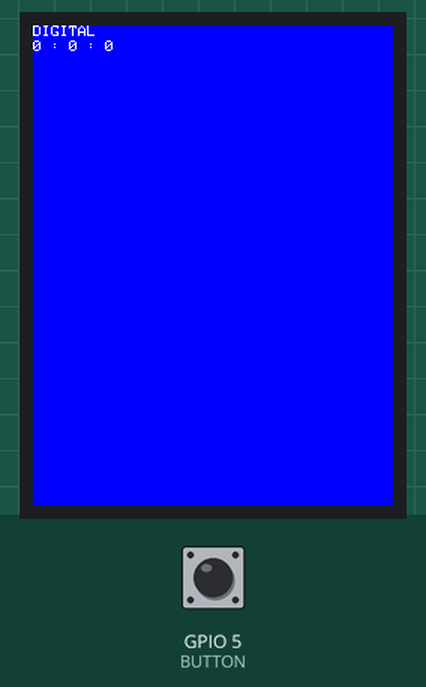
This sketch was run on a simulated ESP32. Shown: 240×320 colour display. The test bench sets the inputs (shaded band); at power-on: GPIO 5 (BUTTON) HIGH. WiFi joins after 1.5 s; servers stay silent unless stated; uploads are accepted with an empty reply; what the sketch prints to the serial monitor is not drawn.

Above: at 5.6 s.
5.7 s: GPIO 5 (BUTTON) pulled LOW for 0.35 s
At 7.6 s:
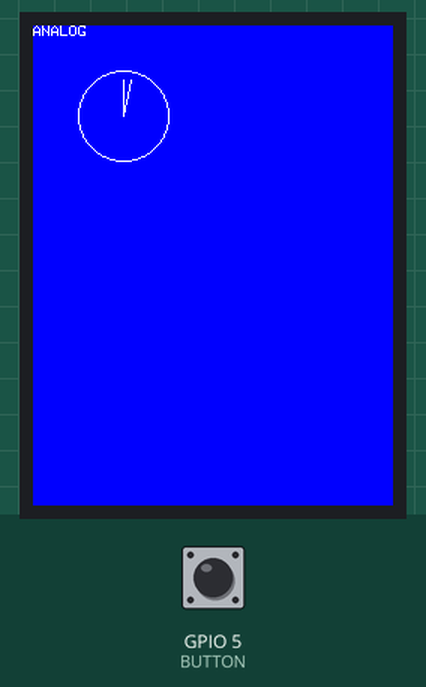
9.0 s: GPIO 5 (BUTTON) pulled LOW for 1 s
At 11.4 s:
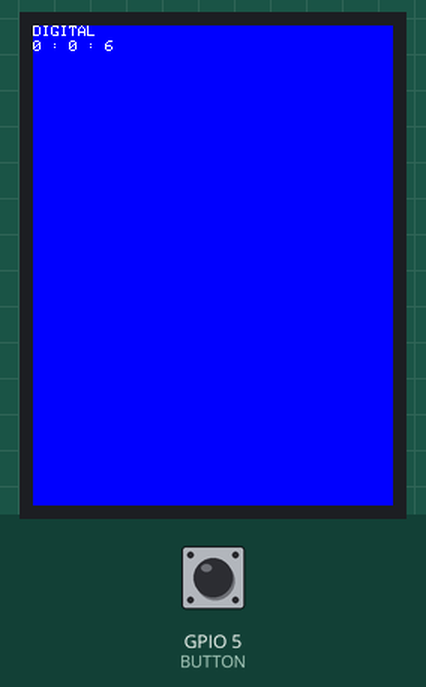
12.1 s: GPIO 5 (BUTTON) pulled LOW for 0.35 s
At 14.1 s:
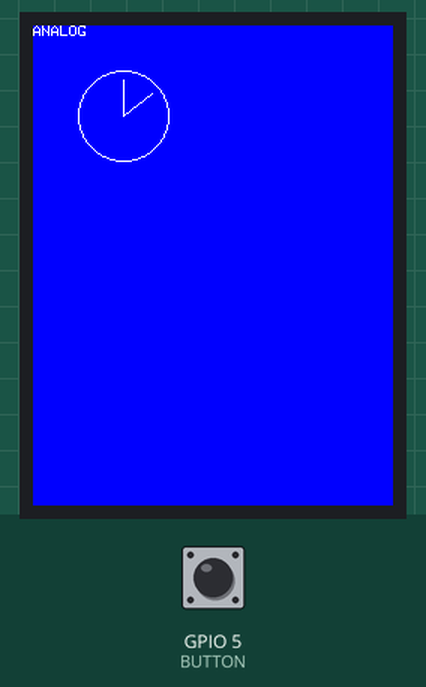
14.3 s: GPIO 5 (BUTTON) pulled LOW for 1 s
At 16.3 s:
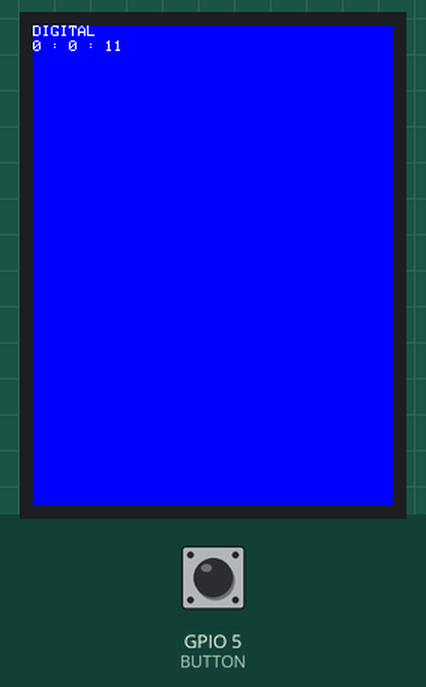
Timing chart, 0 to 17.8 s (numbered marks = the images above; inputs shaded):
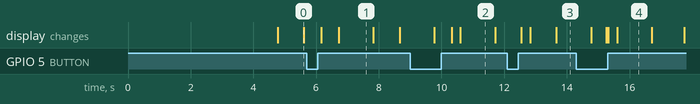

The sketch:

design_exercise.ino
```cpp
#include <WiFi.h> //Connect to WiFi Network
#include <TFT_eSPI.h> // Graphics and font library for ST7735 driver chip
#include <SPI.h> //Used in support of TFT Display
#include <string.h>  //used for some string handling and processing.

TFT_eSPI tft = TFT_eSPI();  // Invoke library, pins defined in User_Setup.h
const uint32_t PAUSE = 1000;
uint8_t draw_state;
const int BUTTON = 5;
const float pi = 3.14;

// TIMER VARS
uint32_t timer;
char universal_time[1000];
char digital_display[1000];
uint32_t time_since_update;

uint8_t hours;
uint8_t minutes;
uint8_t seconds;

uint8_t display_hours;
uint8_t display_minutes;
uint8_t display_seconds;
uint8_t minute_passed;

int x;
int y;
int second_hand = 24;
int minute_hand = 24;
int hour_hand = 16;
int center = 60;

// NETWORK VARS
char network[] = "116 berkshire floor 3";
char password[] = "caterpillar420";
const int RESPONSE_TIMEOUT = 6000; //ms to wait for response from host
const int GETTING_PERIOD = 5000; //periodicity of getting a number fact.
const uint16_t IN_BUFFER_SIZE = 1000; //size of buffer to hold HTTP request
const uint16_t OUT_BUFFER_SIZE = 1000; //size of buffer to hold HTTP response
char request_buffer[IN_BUFFER_SIZE]; //char array buffer to hold HTTP request
char response_buffer[OUT_BUFFER_SIZE]; //char array buffer to hold HTTP response

void setup() {

  // initialize the watch display basics
  tft.init();
  tft.setRotation(2);
  tft.setTextSize(1);
  tft.fillScreen(TFT_BLUE);
  tft.setTextColor(TFT_WHITE);
  tft.drawString("Getting time...",0,0,1);
  Serial.begin(115200);

  pinMode(BUTTON, INPUT_PULLUP);

  draw_state = 0;

  // initial connection to wifi
  connect_to_wifi();

  // initial setting of universal time
  get_universal_time();

}

void loop() {

  delay(200);

  // check for whether the button is pressed
  int unpushed = digitalRead(BUTTON);
  if (unpushed){
      //executed if pin is HIGH (voltage of 3.3V)
     //update draw states based on whether the button is pushed
     if (draw_state == 1) {
      draw_state = 2;
     } else if (draw_state == 3) {
      draw_state = 0;
     }

  }else{
      //executed if pin is LOW (voltage of 0V)
     //update draw states based on whether the button is pushed
     if (draw_state == 0) {
      draw_state = 1;
     } else if (draw_state == 2) {
      draw_state = 3;
     }
  }

  // update the display/universal time
  update_time();

  //call function to draw stuff
  draw_watch();

}

/*----------------------------------
   GET REQUEST FUNCTIONS FROM LABS

*/

void connect_to_wifi() {
  //do initial GET request and connect to server
  WiFi.begin(network, password);

  uint8_t count = 0;
  Serial.print("Attempting to connect to ");
  Serial.println(network);
  while (WiFi.status() != WL_CONNECTED && count < 6) { //can change this to more attempts
    delay(500);
    Serial.print(".");
    count++;
  }
  delay(2000);  //acceptable since it is in the setup function.
  if (WiFi.isConnected()) { //if we connected then print our IP, Mac, and SSID we're on
    Serial.println("CONNECTED!");
    Serial.printf("%d:%d:%d:%d (%s) (%s)\n", WiFi.localIP()[3], WiFi.localIP()[2],
                  WiFi.localIP()[1], WiFi.localIP()[0],
                  WiFi.macAddress().c_str() , WiFi.SSID().c_str());
    delay(500);
  } else { //if we failed to connect just Try again.
    Serial.println("Failed to Connect :/  Going to restart");
    Serial.println(WiFi.status());
    ESP.restart(); // restart the ESP (proper way)
  }
}


uint8_t char_append(char* buff, char c, uint16_t buff_size) {
  int len = strlen(buff);
  if (len > buff_size) return false;
  buff[len] = c;
  buff[len + 1] = '\0';
  return true;
}

void do_http_GET(char* host, char* request, char* response, uint16_t response_size, uint16_t response_timeout, uint8_t serial) {
  WiFiClient client; //instantiate a client object
  if (client.connect(host, 80)) { //try to connect to host on port 80
    if (serial) Serial.print(request);//Can do one-line if statements in C without curly braces
    client.print(request);
    memset(response, 0, response_size); //Null out (0 is the value of the null terminator '\0') entire buffer
    uint32_t count = millis();
    while (client.connected()) { //while we remain connected read out data coming back
      client.readBytesUntil('\n', response, response_size);
      if (serial) Serial.println(response);
      if (strcmp(response, "\r") == 0) { //found a blank line! (end of response header)
        break;
      }
      memset(response, 0, response_size);
      if (millis() - count > response_timeout) break;
    }
    memset(response, 0, response_size);  //empty in prep to store body
    count = millis();
    while (client.available()) { //read out remaining text (body of response)
      char_append(response, client.read(), OUT_BUFFER_SIZE);
    }
    if (serial) Serial.println(response);
    client.stop();
    if (serial) Serial.println("-----------");
  } else {
    if (serial) Serial.println("connection failed :/");
    if (serial) Serial.println("wait 0.5 sec...");
    client.stop();
  }
}

/*----------------------------------
   FUNCTIONS TO UPDATE TIME

*/

void get_universal_time() {

  sprintf(request_buffer, "GET /esp32test/currenttime HTTP/1.1\r\n");
  strcat(request_buffer, "Host: iesc-s3.mit.edu\r\n"); //add more to the end
  strcat(request_buffer, "\r\n"); //add blank line!

  do_http_GET("iesc-s3.mit.edu", request_buffer, response_buffer, OUT_BUFFER_SIZE, RESPONSE_TIMEOUT, true);
  Serial.println(response_buffer); //print to serial monitor

  //set universal time vars
  memcpy(universal_time, &response_buffer[11], 8); //to format hh:mm:ss
  hours = atoi(universal_time);

  memmove(universal_time, universal_time+3, strlen (universal_time)); //move the universal time pointer to get ints
  minutes = atoi(universal_time);

  memmove(universal_time, universal_time+3, strlen (universal_time)); //move the universal time pointer to get ints
  seconds = atoi(universal_time);

  //initialize the display vars
  display_seconds = seconds;
  display_minutes = minutes;
  display_hours = hours;
  minute_passed = 0;

  //start timer to update
  time_since_update = millis();

}

void update_time(){
  //timeout check to update the current time
  if ((millis() - time_since_update) > 60000) {

    Serial.println("** GETTING NEW TIME UPDATE **");
     get_universal_time();
  }

  //set the display time variables
  display_seconds = seconds + ((millis() - time_since_update)/1000) - minute_passed;

  if (display_seconds > 59) {
    display_seconds = 0;
    minute_passed = 60;
    display_minutes++;
  }
  if (display_minutes > 59) {
    display_minutes = 0;
    display_hours++;
  }
  if (display_hours > 12) {
    display_hours = 1;
  }
}


/*----------------------------------
   FUNCTIONS TO DRAW WATCH FACE
*/


void draw_watch() {

    // DIGITAL
    if (draw_state==0 || draw_state==1){
      tft.fillScreen(TFT_BLUE);
      tft.drawString("DIGITAL",0,0,1);

      sprintf(digital_display, "%d : %d : %d", display_hours, display_minutes, display_seconds);
      tft.drawString(digital_display, 0, 10, 1);

    //ANALOG
    }else if(draw_state==2 || draw_state==3){
      tft.fillScreen(TFT_BLUE);
      tft.drawString("ANALOG", 0, 0, 1);

      draw_analog();
    }
}

void draw_analog() {

  // draw seconds
  y = (second_hand * cos(pi-(2*pi)/60 * display_seconds)) + center;
  x = (second_hand * sin(pi-(2*pi)/60 * display_seconds)) + center;
  tft.drawLine(center, center, x, y, TFT_WHITE);

  // draw minutes
  y = (minute_hand * cos(pi-(2*pi)/60 * display_minutes)) + center;
  x = (minute_hand * sin(pi-(2*pi)/60 * display_minutes)) + center;
  tft.drawLine(center, center, x, y, TFT_WHITE);

  // draw hours
  y = (hour_hand * cos(pi-(2*pi)/12 * display_hours)) + center;
  x = (hour_hand * sin(pi-(2*pi)/12 * display_hours)) + center;
  tft.drawLine(center, center, x, y, TFT_WHITE);

  // draw clock circle
  tft.drawCircle(center, center, 30, TFT_WHITE);
}
```

Measured:
- after the input at 5.7 s, the display: first changes after 0.46 s (image 1 shows a later state)
- after the input at 9.0 s, the display: first differs from a run without the input after 1.3 s (image 2 shows a later state)
- after the input at 12.1 s, the display: first changes after 0.45 s (image 3 shows a later state)
